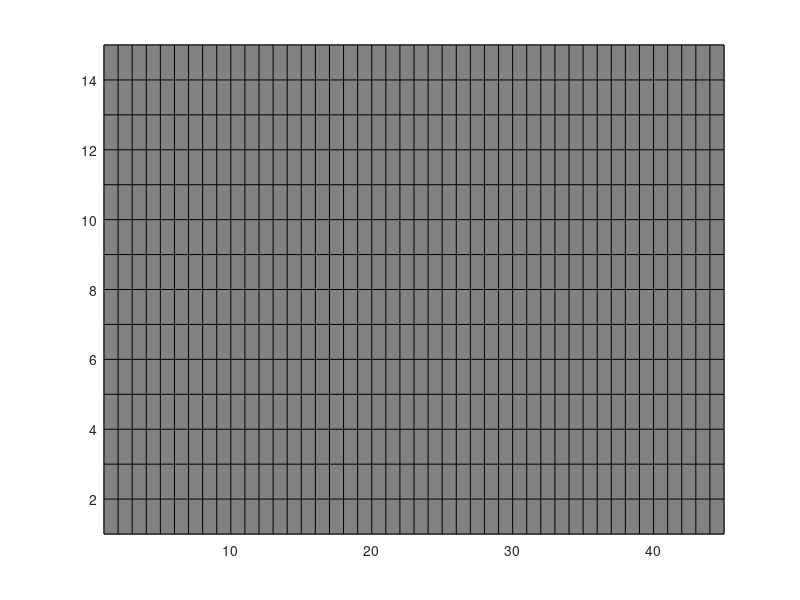

The MATLAB source for this figure: (Note: this script raises an error after producing the figure.)
clear all, close all

DATA=load('MOD_sect.mat');
DATA=DATA.MOD_sect;
BOOL=load('COV_sect.mat');
BOOL=BOOL.COV_sect;


GRAY=repmat(0.5,size(DATA,1),size(DATA,2));

ALPHA=zeros(size(BOOL));
for ii=1:size(BOOL,1)
    for jj=1:size(BOOL,2)
        if BOOL(ii,jj)>0
            ALPHA(ii,jj)=1;
        else
            ALPHA(ii,jj)=0;
        end
    end
end

figure
colormap(gray);
pcolor(GRAY');
freezeColors
hold on;
cptcmap('GMT_seis.cpt','mapping','direct','ncol',200);
hplt=pcolor(DATA');axis ij image tight;caxis([3 6]);shading interp
set(hplt,'alphadata',ALPHA','facealpha','interp','edgecolor','none');
colorbar

% 1)plottare la maschera
% 2)plottare immagine
% 3)creare matrice 0-1 
% 4) set(plot,'alphadata',maschera(3))

figure
colormap(gray);
imagesc(GRAY');
freezeColors
hold on;
cptcmap('GMT_seis.cpt','mapping','direct','ncol',200);
hplt=imagesc(DATA');axis ij image tight;caxis([3 6]);
set(hplt,'alphadata',ALPHA')
colorbar

% figure
% colormap(gray);
% contourf(GRAY');
% freezeColors
% hold on;
% cptcmap('GMT_seis.cpt','mapping','direct','ncol',200);
% hplt=contourf(DATA');axis ij image tight;caxis([3 6]);
% set(hplt,'alphadata',ALPHA')
% colorbar


%% FROM INTERNET

% z = peaks;
% [c,h] = contourf(z); clabel(c,h), colorbar
% % Set the figure Renderer to OpenGL, which supports transparency
% set(gcf, 'Renderer', 'OpenGL');
% % Find all the objects that are children of the contourgroup that have the
% alphable = findobj(h, '-property', 'FaceAlpha');
% for k = [1:-0.1:0.1 0.1:0.1:1]
%     % Change the FaceAlpha property, which will change the objects' 
%     set(alphable, 'FaceAlpha',k);
%     pause(0.5)
% end






